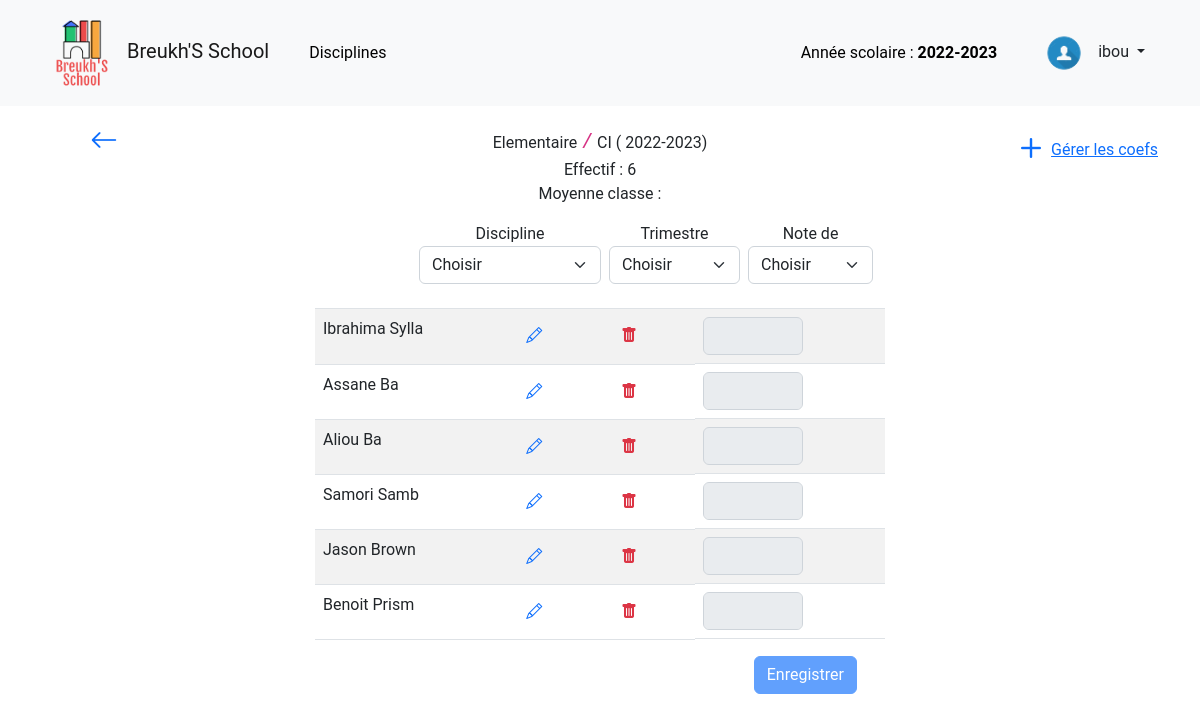
Screenshot of /classe/liste/26 (signed in) with the database file from the repository.
### tables this page shows
CREATE TABLE `niveaux` (
  `id` int NOT NULL,
  `libelle` varchar(255) NOT NULL,
  `supprime` tinyint(1) NOT NULL DEFAULT '0',
  `nom_cycle` varchar(255) DEFAULT NULL,
  `nb_cycles` int DEFAULT NULL
);

CREATE TABLE `classes` (
  `id` int NOT NULL,
  `libelle` varchar(255) NOT NULL,
  `id_niveau` int NOT NULL,
  `supprime` tinyint(1) NOT NULL DEFAULT '0'
);

CREATE TABLE `annees_scolaires` (
  `id` int NOT NULL,
  `libelle` varchar(255) NOT NULL,
  `supprime` tinyint(1) NOT NULL DEFAULT '0'
);

CREATE TABLE `eleves` (
  `id` int NOT NULL,
  `numero` int DEFAULT NULL,
  `type` enum('externe','interne') NOT NULL,
  `supprime` tinyint(1) NOT NULL DEFAULT '0',
  `prenom` varchar(255) NOT NULL,
  `nom` varchar(255) NOT NULL,
  `telephone` varchar(255) DEFAULT NULL,
  `adresse` text,
  `email` varchar(255) DEFAULT NULL,
  `naissance` date DEFAULT NULL
);

### core/Controller.php (called while the page is built, shortened)
<?php
class Controller
{
    public function render(
        string $file,
        array $data = [],
        string $layout = NULL,
        bool $minify = false,
        array $scripts = []
    ): string {
        require_once "{$GLOBALS['viewsPath']}/$file.html.php";
        $result = ob_get_clean();
        return $result;
    }
}

### core/Router.php (called while the page is built, shortened)
<?php
class Router
{
    private static array $paths;
    public static string $namespace;
    public static function loadConfig(array $config)
    {
        foreach ($config as $route => $data)
            self::$paths[$route] = self::combine($data);
    }
    public static function execute()
    {
        [$method, $uri] = array_values(Helpers::resolveRequest());
        $ns = self::$namespace;
        if ($match = self::match($uri)) {
            $class           = $match['class'];
            $action          = $match['action'];
            $request_methods = $match['request_methods'];
            $args = '';
            if (isset($match['arg'])) {
                foreach ($match['arg'] as $name => $value) {
                    $args .= "$name:'$value',";
                }
            }
            if (
                empty($request_methods) ||
                (!empty($request_methods) && in_array($method, $request_methods))
            ) {
                eval("use $ns\\$class;(new $class())->$action($args);");
                return;
            }
        }
    }
    public static function getURLs()
    {
        $urls = [];
        foreach (self::$paths as $path => $values) {
            if (!empty($values['name']))
                if ($pos = strpos($path, '{')) {
                    $path = substr($path, 0, $pos);
                }
            $urls[$values['name']] = $path;
        }
        return $urls;
    }
    private static function match(string $uri): array|false
    {
        if (isset(self::$paths[$uri])) {
            return self::$paths[$uri];
        } else {
            foreach (self::$paths as $path => $data) {
                $parts    = Helpers::explodeUrl($path);
                $uriParts = Helpers::explodeUrl($uri);
                if (count($parts) !== count($uriParts)) {
                    continue;
                }
                $tmp = false;
                for ($i = 0, $c = count($parts); $i < $c; $i++) {
                    if ($parts[$i] !== '') {
                        if ($parts[$i][0] !== '{' || substr($parts[$i], -1) !== '}') {
                            if (strtolower($uriParts[$i]) !== strtolower($parts[$i])) {
                                $tmp = true;
                                break;
                            }
                        } else {
                            $data['arg'][substr($parts[$i], 1, -1)] = $uriParts[$i];
                        }
                    } else {
                        $tmp = true;
                        continue;
                    }
                }
                if ($tmp)
                    continue;
                return $data;
            }
            return false;
        }
    }
    private static function combine(array $data): array
    {
        extract($data);
        $handler = explode('@', $handler);
        $methods = array_map(function ($item) {
            return strtoupper($item);
        }, $methods ?? []);
        return array_combine(
            [
                'name',
                'class',
                'action',
                'request_methods',
                'title'
            ],
            [$name, $handler[0], $handler[1], $methods, $title ?? NULL]
        );
    }
}

### public/index.php (called while the page is built, shortened)
<?php
\Core\Router::execute();

### core/Database.php (called while the page is built, shortened)
<?php
class Database
{
    private PDO $pdo;
    public function __construct(
        string $dbname,
        string $host = 'localhost',
        string $user = 'root',
        string $password = ''
    ) {
        try {
            $this->pdo = new PDO("mysql:dbname=$dbname;dbhost=$host", $user, $password);
            $this->pdo->setAttribute(PDO::ATTR_DEFAULT_FETCH_MODE, PDO::FETCH_ASSOC);
        }
        catch (\PDOException $e) {
            echo $e->getMessage();
        }
    }
    public function pexec(
        string $query,
        array $values = [],
        string $fetchMethod = NULL
    ): mixed {
        $stmt = $this->pdo->prepare($query);
        $val = $stmt->execute($values);
        if ($fetchMethod) {
            return $stmt->$fetchMethod();
        }
        return $val;
    }
}

### src/Model/ClassesModel.php (called while the page is built, shortened)
<?php
class ClassesModel
{
    private Database $db;
    public function __construct(Database $db)
    {
        $this->db = $db;
    }
    public function getClasseNiveau(int $classeId)
    {
        return $this->db->pexec(
            'SELECT n.* FROM niveaux AS n
            JOIN classes AS c ON c.id_niveau = n.id
            AND c.id = ?',
            [$classeId],
            'fetch'
        );
    }
    public function getClasseById(int $id)
    {
        return $this->db->pexec(
            "SELECT * FROM classes WHERE id = ? AND supprime = 0",
            [$id],
            'fetch'
        );
    }
    public function getStudents(int $classeId)
    {
        return $this->db->pexec(
            "SELECT e.* FROM eleves AS e
            JOIN inscriptions AS i ON i.id_eleve = e.id
            AND i.id_classe = ? WHERE e.supprime = 0",
            [$classeId],
            'fetchAll'
        );
    }
}

### src/Model/SchoolYearsModel.php (called while the page is built, shortened)
<?php
class SchoolYearsModel
{
    private Database $db;
    public function __construct(Database $db)
    {
        $this->db = $db;
    }
    public function getYearByLibelle(string $libelle)
    {
        return $this->db->pexec(
            'SELECT * FROM annees_scolaires WHERE libelle = ? AND supprime=0',
            [$libelle],
            'fetch'
        );
    }
}

### src/BaseController.php (called while the page is built, shortened)
<?php
class BaseController extends Controller
{
    public function __construct()
    {
        $this->db = new Database(
            dbname: 'gnotes',
            user: 'isyll',
            password: 'xCplm_'
        );
        $this->schoolYearsModel = new SchoolYearsModel($this->db);
        $this->classesModel     = new ClassesModel($this->db);
        $this->data = [
            'currentYear' => $this->getParam('annee-actuelle'),
            'msg' => $this->session->get('msg') ?? NULL,
            'errors' => $this->session->get('form-errors') ?? NULL,
            'urls' => Router::getURLs(),
            'currentURL' => $this->currentURL(),
            'userInfos' => $this->session->get('log-infos'),
            'title' => Router::$title ?? $GLOBALS['siteName'],
        ];
        $this->data['yearInfos']       = $this->schoolYearsModel->getYearByLibelle($this->data['currentYear']);
        $this->session->remove(['msg', 'form-errors']);
    }
    public function loadParams()
    {
        $datas = $this->db->pexec(
            'SELECT * FROM params',
            [],
            'fetchAll'
        );
        $params = [];
        foreach ($datas as $param) {
            $params[$param['nom']] = $param['valeur'];
        }
        $this->session->set('params', $params);
    }
    public function getParam(string $name)
    {
        $datas = $this->session->get('params');
        if (isset($datas[$name]))
            return $datas[$name];
        return false;
    }
}

### view/students.html.php (the view, shortened to what this page needs)
<header>
    <?php include 'parts/navbar.html.php' ?>
</header>
<div class="container">
    <div class="row position-relative">
        <div class="position-absolute w-auto h-auto start-0 ms-5">
            <a href="<?= $urls['list-classes'] . $niveau['id'] ?>">
                <i class="bi bi-arrow-left fs-3 fw-bolder"></i>
            </a>
        </div>
        <div class="d-flex position-absolute w-auto h-auto end-0">
            <a href="<?= $urls['new-student'] . $classe['id'] ?>">
                <i class="bi bi-plus fs-1"></i>
            </a>
            <a class="align-self-center" href="<?= $urls['classe-coef'] . $classe['id'] ?>">Gérer les coefs</a>
        </div>
        <div class="m-auto pt-2 col-10 col-lg-6">
            <div>
                <?= $niveau['libelle'] ?>
                <code class="fs-5">/</code>
                <?= $classe['libelle'] ?> (
                <?= $yearInfos['libelle'] ?>)
                <div>Effectif :
                    <?= count($students ?? []) ?>
                </div>
                <div id="classAvg">Moyenne classe :
                </div>
            </div>
            <div class="row">
                <div class="d-flex justify-content-between mt-3">
                    <div class="d-flex">
                        <div class="me-2">
                            <label for="chooseSubject">Discipline</label>
                            <select class="filterNotesSelect form-select" name="subjectId" id="chooseSubject">
                                <option value="">Choisir</option>
                            </select>
                        </div>
                        <div class="me-2">
                            <label for="chooseCycle">
                                <?= $niveau['nom_cycle'] ?? 'Cycle' ?>
                            </label>
                            <select class="filterNotesSelect form-select" name="cycle" id="chooseCycle">
                                <option value="">Choisir</option>
                            </select>
                        </div>
                        <div>
                            <label for="chooseType">Note de</label>
                            <select class="filterNotesSelect form-select" name="noteType" id="chooseType">
                                <option value="">Choisir</option>
                            </select>
                        </div>
                    </div>
                </div>
                <table class="table table-hover mt-2 table-striped">
                    <thead>
                        <tr>
                            <th scope="col"></th>
                            <th scope="col"></th>
                            <th scope="col"></th>
                            <th scope="col"></th>
                        </tr>
                    </thead>
                    <tbody class="text-start">
                        <?php if (isset($students)): ?>
                            <?php foreach ($students as $s): ?>
                                <tr>
                                    <td>
                                        <a href="<?= "{$urls['student-page']}{$s['id']}" ?>"
                                            class="text-reset text-decoration-none">
                                            <?= $s['prenom'] ?>
                                            <?= $s['nom'] ?>
                                        </a>
                                    </td>
                                    <td>
                                        <a href="<?= "{$urls['edit-student-page']}{$s['id']}" ?>" data-bs-toggle="tooltip"
                                            data-bs-title="Modifier">
                                            <button class="btn btn-link">
                                                <i class="bi bi-pencil"></i>
                                            </button>
                                        </a>
                                    </td>
                                    <td>
                                        <form class="delete-student-form" action="<?= $urls['delete-student'] ?>" method="post">
                                            <button type="submit" data-bs-toggle="modal" data-bs-target="#confirmDeleteStudent"
                                                class="delete-btn btn btn-link text-danger">
                                                <a href="#" data-bs-toggle="tooltip" data-bs-title="Supprimer">
                                                    <i class="text-danger bi bi-trash-fill"></i>
                                                </a>
                                            </button>
                                        </form>
                                    </td>
                                    <td class=" d-flex">
                                        <input data-student-id="<?= $s['id'] ?>" name="<?= 'notes-' . $s['id'] ?>"
                                            style="width:100px;" class=" studentNote form-control" type="number" value="" />
                                    </td>
                                </tr>
                            <?php endforeach ?>
                        <?php endif ?>
                    </tbody>
                </table>
            </div>
            <div class="d-flex">
                <button id="updateNotesBtn" type="button" class="btn btn-primary ms-auto me-3">Enregistrer</button>
            </div>
        </div>
    </div>
</div>

### public/css/custom.css (style rules this page uses)
body { padding-top: 120px; }

### view/layout.html.php (style rules this page uses)
* { font-family: 'Roboto', Calibri, sans-serif; }

### rows the page displays
niveaux: libelle "Elementaire", nom_cycle "Trimestre"
classes: libelle "CI"
annees_scolaires: libelle "2022-2023"
eleves: prenom "Ibrahima", nom "Sylla"
eleves: prenom "Assane", nom "Ba"
eleves: prenom "Aliou", nom "Ba"
eleves: prenom "Samori", nom "Samb"
eleves: prenom "Jason", nom "Brown"
eleves: prenom "Benoit", nom "Prism"

### other values shown
$GLOBALS['siteName'] "Breukh'S School"
$currentYear "2022-2023"
$userInfos['username'] "ibou"
count($students ?? []) "6"
